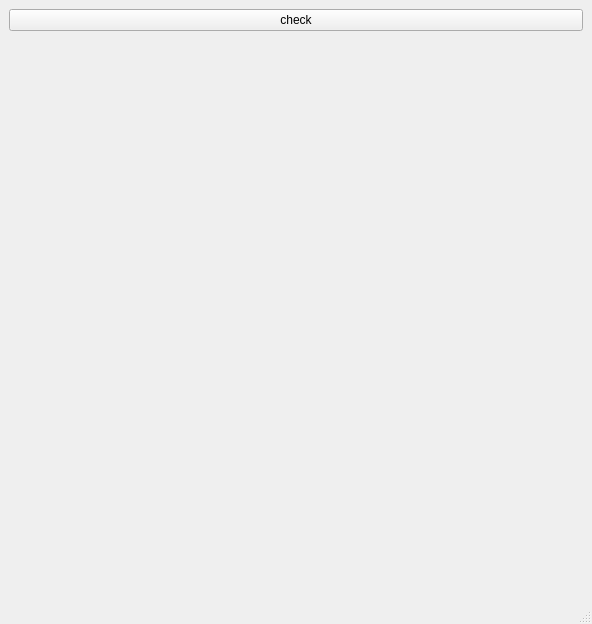
<?xml version="1.0" encoding="UTF-8"?>
<ui version="4.0">
 <class>MainWindow</class>
 <widget class="QMainWindow" name="MainWindow">
  <property name="geometry">
   <rect>
    <x>0</x>
    <y>0</y>
    <width>592</width>
    <height>624</height>
   </rect>
  </property>
  <property name="windowTitle">
   <string>opencv</string>
  </property>
  <widget class="QWidget" name="centralwidget">
   <layout class="QVBoxLayout" name="verticalLayout">
    <item>
     <widget class="QPushButton" name="ckeck">
      <property name="text">
       <string>check</string>
      </property>
     </widget>
    </item>
    <item>
     <widget class="MousePainter" name="digit" native="true"/>
    </item>
   </layout>
  </widget>
  <widget class="QMenuBar" name="menubar">
   <property name="geometry">
    <rect>
     <x>0</x>
     <y>0</y>
     <width>592</width>
     <height>21</height>
    </rect>
   </property>
  </widget>
  <widget class="QStatusBar" name="statusbar"/>
 </widget>
 <customwidgets>
  <customwidget>
   <class>MousePainter</class>
   <extends>QWidget</extends>
   <header>mousepainter.h</header>
   <container>1</container>
  </customwidget>
 </customwidgets>
 <resources/>
 <connections/>
 <slots>
  <slot>setPoint(QMouseEvent*)</slot>
 </slots>
</ui>
